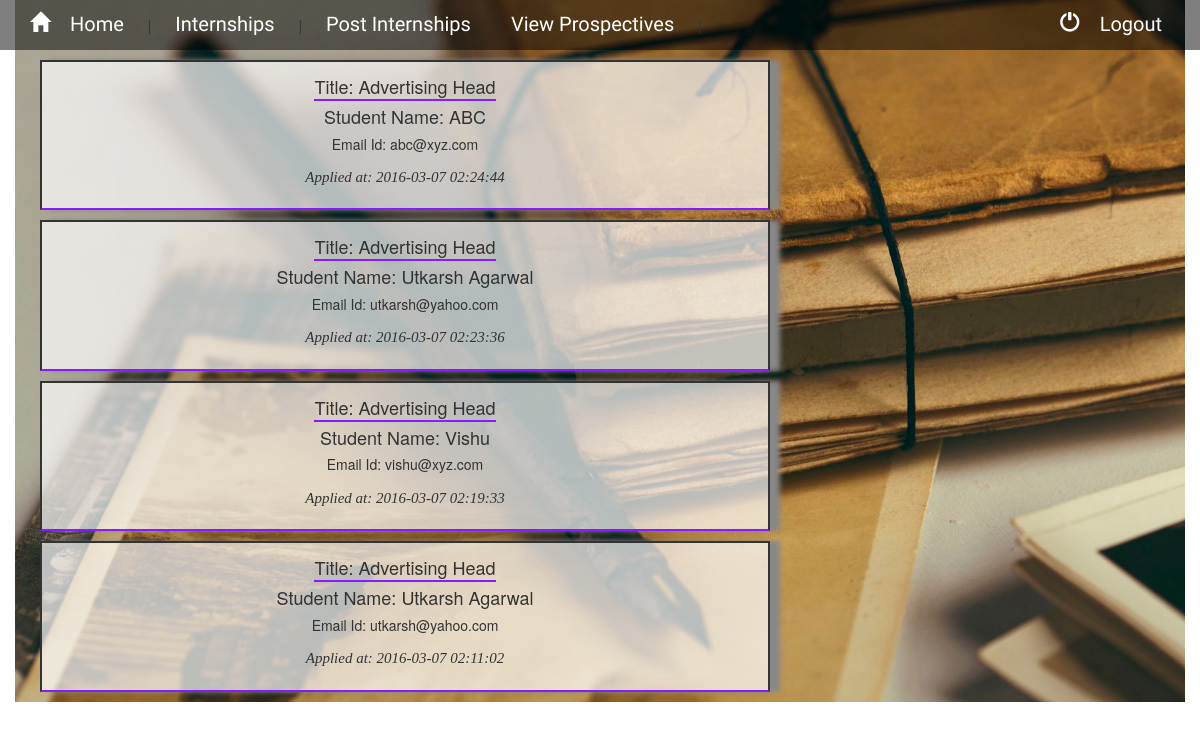
The app's page /views/prospectives.php (signed in) with its own data.
### tables this page shows
CREATE TABLE `internships` (
  `id` int(11) NOT NULL AUTO_INCREMENT,
  `user_id` int(11) NOT NULL,
  `posting_id` int(11) NOT NULL,
  `applied_at` datetime DEFAULT NULL,
  PRIMARY KEY (`id`),
  KEY `fk_internships_users1_idx` (`user_id`),
  KEY `fk_internships_postings1_idx` (`posting_id`),
  CONSTRAINT `fk_internships_postings1` FOREIGN KEY (`posting_id`) REFERENCES `postings` (`id`) ON DELETE NO ACTION ON UPDATE NO ACTION,
  CONSTRAINT `fk_internships_users1` FOREIGN KEY (`user_id`) REFERENCES `users` (`id`) ON DELETE NO ACTION ON UPDATE NO ACTION
);

CREATE TABLE `postings` (
  `id` int(11) NOT NULL AUTO_INCREMENT,
  `title` varchar(45) DEFAULT NULL,
  `description` varchar(255) DEFAULT NULL,
  `created_at` datetime DEFAULT NULL,
  `updated_at` datetime DEFAULT NULL,
  `user_id` int(11) NOT NULL,
  PRIMARY KEY (`id`),
  KEY `fk_postings_users_idx` (`user_id`),
  CONSTRAINT `fk_postings_users` FOREIGN KEY (`user_id`) REFERENCES `users` (`id`) ON DELETE CASCADE ON UPDATE NO ACTION
);

CREATE TABLE `users` (
  `id` int(11) NOT NULL AUTO_INCREMENT,
  `user_name` varchar(45) DEFAULT NULL,
  `password` varchar(45) DEFAULT NULL,
  `email` varchar(100) DEFAULT NULL,
  `created_at` datetime DEFAULT NULL,
  `updated_at` datetime DEFAULT NULL,
  `type` varchar(45) DEFAULT NULL,
  `applied` varchar(6) DEFAULT NULL,
  PRIMARY KEY (`id`)
);

### Validations/check.php (called while the page is built, shortened)
<?php
	require_once("../new-connection.php");
	function getall()
	{
		$query = "SELECT * FROM users LEFT JOIN internships ON users.id = internships.user_id
					LEFT JOIN postings ON postings.id = internships.posting_id
					WHERE postings.user_id = {$_SESSION["id"]}
					ORDER BY internships.applied_at DESC";
		return fetch($query);
	}
?>

### new-connection.php (called while the page is built, shortened)
<?php
$connection = mysqli_connect(DB_HOST, DB_USER, DB_PASS, DB_DATABASE);
function fetch($query)
{
 global $connection;
 $result = mysqli_query($connection, $query);
 $rows = array();
 foreach($result as $row) {
  $rows[] = $row;
 }
 return $rows;
}
?>

### views/prospectives.php (the view)
<?php
	require_once("../Validations/check.php");
	if(!isset($_SESSION["type"]) && !isset($_SESSION["name"]))
	{
		$_SESSION["message"] = "You need to be sighned in to view this page";
		header("Location: ../views/LandR.php");
	}
	else
	{
		if($_SESSION["type"] != "employer")
			$_SESSION["message"] = "You need to be an employer to view that page";
		else
		{
			$result = getall();
		}
	}
	require_once("./header.php")
?>
	<div class="container application_main">
		<div class="row">
			<div class="col-md-8 pull-left applications">
				<?php
				foreach($result as $user)
				{ ?>
				<div class="single_application">
					<h4><span class="title">Title: <?=$user["title"];?></span></h4>
					<h4>Student Name: <?=$user["user_name"];?></h4>
					<h5>Email Id: <?=$user["email"];?></h5>
					<p>Applied at: <?=$user["applied_at"];?></p>
				</div>
				<?	}
				?>
			</div>
		</div>
	</div>
</body>

### views/header.php (shortened to what this page needs)
<!DOCTYPE html>
<html lang="en">
<head>
	<link rel="stylesheet" href="https://maxcdn.bootstrapcdn.com/bootstrap/3.3.6/css/bootstrap.min.css">
	<link rel="stylesheet" href="../Css/index.css">
</head>
<body>
	<nav>
		<div>
			<a href="../index.php"><span class="glyphicon glyphicon-home">&nbsp;</span>Home</a> | <a href="./main.php">Internships</a> | <a href="./add_internship.php">Post Internships</a><a href="./prospectives.php">View Prospectives</a> | <a href="../Validations/logoff.php" class="logout"><span class="glyphicon glyphicon-off">&nbsp;</span><?=$_SESSION["event"];?></a>
		</div>
	</nav>

### Css/index.css (style rules this page uses)
html, body { height: 100%; }
p { font-family: 'Abril Fatface', serif; font-size: 15px; padding: 5px; font-style: italic; }
.posting, .single_application { border: 2px solid; border-bottom-color: #881aff; padding: 5px; margin: 10px; box-shadow: 10px 0px 5px #888888; background-color: rgba(255, 255, 255, 0.7); text-align: center; }
nav { position: fixed; height: 50px; background-color: rgba(0,0,0, 0.5); width: 100%; margin-bottom: 10px; padding: 10px; z-index: 99; }
nav a { margin: 20px; color: white; font-family: 'Delicious', serif; font-size: 20px; }
.logout { margin-left: 30%; }
.title { border-bottom: 2px solid; border-bottom-color: #881aff; }
.application_main { background-image: url("../images/prospective.jpeg"); background-size: cover; overflow: hidden; background-attachment: fixed; }
.row { margin-top: 50px; }
.internships, .applications { overflow-y: scroll; }

### records on screen
internships: posting.title "Advertising Head", user.user_name "ABC", user.email "abc@xyz.com", applied_at "2016-03-07 02:24:44"
internships: posting.title "Advertising Head", user.user_name "Utkarsh Agarwal", user.email "utkarsh@yahoo.com", applied_at "2016-03-07 02:23:36"
internships: posting.title "Advertising Head", user.user_name "Vishu", user.email "vishu@xyz.com", applied_at "2016-03-07 02:19:33"
internships: posting.title "Advertising Head", user.user_name "Utkarsh Agarwal", user.email "utkarsh@yahoo.com", applied_at "2016-03-07 02:11:02"

### other values on screen
$_SESSION["event"] "Logout"
